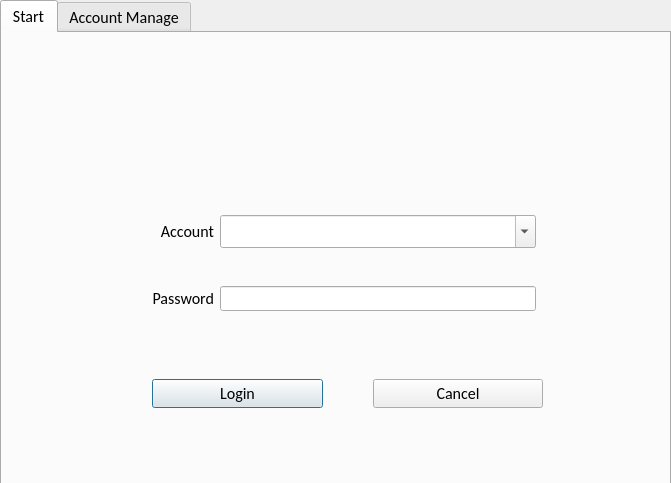
<?xml version="1.0" encoding="UTF-8"?>
<ui version="4.0">
 <class>DialogAccountUI</class>
 <widget class="QDialog" name="DialogAccountUI">
  <property name="geometry">
   <rect>
    <x>0</x>
    <y>0</y>
    <width>671</width>
    <height>483</height>
   </rect>
  </property>
  <property name="font">
   <font>
    <family>Calibri</family>
    <pointsize>14</pointsize>
   </font>
  </property>
  <property name="windowTitle">
   <string>User login</string>
  </property>
  <property name="windowIcon">
   <iconset resource="../icons.qrc">
    <normaloff>:/resource/icons/user.png</normaloff>:/resource/icons/user.png</iconset>
  </property>
  <property name="autoFillBackground">
   <bool>false</bool>
  </property>
  <property name="modal">
   <bool>true</bool>
  </property>
  <widget class="QTabWidget" name="tabWidget">
   <property name="geometry">
    <rect>
     <x>0</x>
     <y>0</y>
     <width>671</width>
     <height>491</height>
    </rect>
   </property>
   <property name="font">
    <font>
     <family>Calibri</family>
     <pointsize>12</pointsize>
    </font>
   </property>
   <property name="autoFillBackground">
    <bool>true</bool>
   </property>
   <property name="styleSheet">
    <string notr="true"/>
   </property>
   <property name="currentIndex">
    <number>0</number>
   </property>
   <property name="iconSize">
    <size>
     <width>24</width>
     <height>24</height>
    </size>
   </property>
   <property name="usesScrollButtons">
    <bool>true</bool>
   </property>
   <widget class="QWidget" name="tab1">
    <attribute name="icon">
     <iconset resource="../icons.qrc">
      <normaloff>:/resource/icons/account2.svg</normaloff>:/resource/icons/account2.svg</iconset>
    </attribute>
    <attribute name="title">
     <string>Start</string>
    </attribute>
    <widget class="QWidget" name="gridLayoutWidget_2">
     <property name="geometry">
      <rect>
       <x>150</x>
       <y>150</y>
       <width>384</width>
       <height>161</height>
      </rect>
     </property>
     <layout class="QGridLayout" name="gridLayout_2">
      <item row="2" column="0">
       <widget class="QLabel" name="label_3">
        <property name="text">
         <string>Password</string>
        </property>
        <property name="alignment">
         <set>Qt::AlignRight|Qt::AlignTrailing|Qt::AlignVCenter</set>
        </property>
       </widget>
      </item>
      <item row="0" column="1">
       <widget class="QComboBox" name="comboBox_account">
        <property name="font">
         <font>
          <pointsize>14</pointsize>
         </font>
        </property>
        <property name="editable">
         <bool>true</bool>
        </property>
        <property name="currentIndex">
         <number>-1</number>
        </property>
        <property name="maxCount">
         <number>2147483647</number>
        </property>
       </widget>
      </item>
      <item row="0" column="0">
       <widget class="QLabel" name="label_4">
        <property name="text">
         <string>Account</string>
        </property>
        <property name="alignment">
         <set>Qt::AlignRight|Qt::AlignTrailing|Qt::AlignVCenter</set>
        </property>
       </widget>
      </item>
      <item row="2" column="1">
       <widget class="QLineEdit" name="lineEdit_password">
        <property name="font">
         <font>
          <pointsize>10</pointsize>
         </font>
        </property>
        <property name="maxLength">
         <number>30</number>
        </property>
        <property name="echoMode">
         <enum>QLineEdit::Password</enum>
        </property>
        <property name="alignment">
         <set>Qt::AlignLeading|Qt::AlignLeft|Qt::AlignVCenter</set>
        </property>
       </widget>
      </item>
     </layout>
    </widget>
    <widget class="QWidget" name="widget" native="true">
     <property name="geometry">
      <rect>
       <x>90</x>
       <y>50</y>
       <width>120</width>
       <height>80</height>
      </rect>
     </property>
    </widget>
    <widget class="QWidget" name="horizontalLayoutWidget">
     <property name="geometry">
      <rect>
       <x>150</x>
       <y>330</y>
       <width>391</width>
       <height>61</height>
      </rect>
     </property>
     <layout class="QHBoxLayout" name="horizontalLayout">
      <property name="spacing">
       <number>50</number>
      </property>
      <item>
       <widget class="QPushButton" name="button_login">
        <property name="text">
         <string>Login</string>
        </property>
        <property name="icon">
         <iconset resource="../icons.qrc">
          <normaloff>:/resource/icons/login.svg</normaloff>:/resource/icons/login.svg</iconset>
        </property>
        <property name="iconSize">
         <size>
          <width>50</width>
          <height>50</height>
         </size>
        </property>
       </widget>
      </item>
      <item>
       <widget class="QPushButton" name="button_cancle">
        <property name="sizePolicy">
         <sizepolicy hsizetype="Minimum" vsizetype="Fixed">
          <horstretch>0</horstretch>
          <verstretch>0</verstretch>
         </sizepolicy>
        </property>
        <property name="text">
         <string>Cancel</string>
        </property>
        <property name="icon">
         <iconset resource="../icons.qrc">
          <normaloff>:/resource/icons/cancel.svg</normaloff>:/resource/icons/cancel.svg</iconset>
        </property>
        <property name="iconSize">
         <size>
          <width>50</width>
          <height>50</height>
         </size>
        </property>
       </widget>
      </item>
     </layout>
    </widget>
    <widget class="QLabel" name="label">
     <property name="geometry">
      <rect>
       <x>160</x>
       <y>30</y>
       <width>361</width>
       <height>101</height>
      </rect>
     </property>
     <property name="text">
      <string/>
     </property>
     <property name="pixmap">
      <pixmap resource="../icons.qrc">:/resource/icons/logo.png</pixmap>
     </property>
     <property name="scaledContents">
      <bool>true</bool>
     </property>
    </widget>
   </widget>
   <widget class="QWidget" name="tab2">
    <attribute name="icon">
     <iconset resource="../icons.qrc">
      <normaloff>:/resource/icons/account3.svg</normaloff>:/resource/icons/account3.svg</iconset>
    </attribute>
    <attribute name="title">
     <string>Account Manage</string>
    </attribute>
    <widget class="QTableView" name="tableView">
     <property name="geometry">
      <rect>
       <x>10</x>
       <y>10</y>
       <width>641</width>
       <height>271</height>
      </rect>
     </property>
     <property name="font">
      <font>
       <family>Microsoft YaHei UI</family>
       <pointsize>10</pointsize>
      </font>
     </property>
     <property name="styleSheet">
      <string notr="true">selection-color: rgb(255, 255, 0);
selection-background-color: rgb(223, 74, 0);</string>
     </property>
     <property name="lineWidth">
      <number>2</number>
     </property>
     <property name="midLineWidth">
      <number>2</number>
     </property>
     <property name="sizeAdjustPolicy">
      <enum>QAbstractScrollArea::AdjustToContents</enum>
     </property>
     <property name="alternatingRowColors">
      <bool>true</bool>
     </property>
     <property name="selectionMode">
      <enum>QAbstractItemView::SingleSelection</enum>
     </property>
     <property name="selectionBehavior">
      <enum>QAbstractItemView::SelectRows</enum>
     </property>
     <property name="textElideMode">
      <enum>Qt::ElideMiddle</enum>
     </property>
     <property name="verticalScrollMode">
      <enum>QAbstractItemView::ScrollPerPixel</enum>
     </property>
     <property name="horizontalScrollMode">
      <enum>QAbstractItemView::ScrollPerPixel</enum>
     </property>
     <property name="gridStyle">
      <enum>Qt::SolidLine</enum>
     </property>
     <property name="sortingEnabled">
      <bool>true</bool>
     </property>
     <attribute name="horizontalHeaderCascadingSectionResizes">
      <bool>true</bool>
     </attribute>
     <attribute name="horizontalHeaderDefaultSectionSize">
      <number>200</number>
     </attribute>
     <attribute name="horizontalHeaderMinimumSectionSize">
      <number>21</number>
     </attribute>
     <attribute name="horizontalHeaderStretchLastSection">
      <bool>true</bool>
     </attribute>
     <attribute name="verticalHeaderVisible">
      <bool>false</bool>
     </attribute>
     <attribute name="verticalHeaderCascadingSectionResizes">
      <bool>true</bool>
     </attribute>
     <attribute name="verticalHeaderShowSortIndicator" stdset="0">
      <bool>true</bool>
     </attribute>
     <attribute name="verticalHeaderStretchLastSection">
      <bool>false</bool>
     </attribute>
    </widget>
    <widget class="QWidget" name="verticalLayoutWidget">
     <property name="geometry">
      <rect>
       <x>140</x>
       <y>322</y>
       <width>361</width>
       <height>61</height>
      </rect>
     </property>
     <layout class="QHBoxLayout" name="horizontalLayout_2" stretch="10,10">
      <property name="spacing">
       <number>50</number>
      </property>
      <item>
       <widget class="QPushButton" name="pushButton_delete">
        <property name="styleSheet">
         <string notr="true"/>
        </property>
        <property name="text">
         <string>delete user</string>
        </property>
        <property name="icon">
         <iconset resource="../icons.qrc">
          <normaloff>:/resource/icons/delete.svg</normaloff>:/resource/icons/delete.svg</iconset>
        </property>
        <property name="iconSize">
         <size>
          <width>25</width>
          <height>25</height>
         </size>
        </property>
       </widget>
      </item>
      <item>
       <widget class="QPushButton" name="pushButton_new">
        <property name="text">
         <string>new user</string>
        </property>
        <property name="icon">
         <iconset resource="../icons.qrc">
          <normaloff>:/resource/icons/newuser.svg</normaloff>:/resource/icons/newuser.svg</iconset>
        </property>
        <property name="iconSize">
         <size>
          <width>25</width>
          <height>25</height>
         </size>
        </property>
       </widget>
      </item>
     </layout>
    </widget>
   </widget>
  </widget>
 </widget>
 <resources>
  <include location="../icons.qrc"/>
 </resources>
 <connections/>
</ui>
